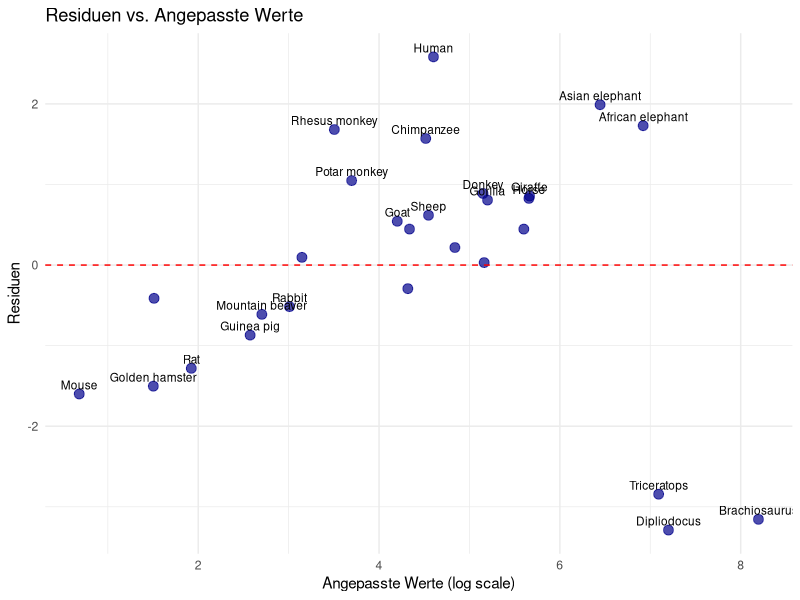
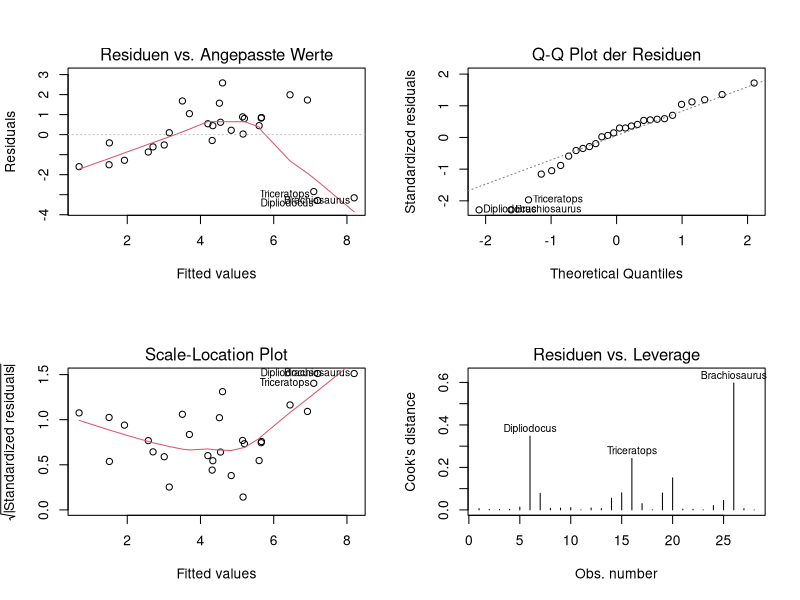

Reproduce these figures in R, in order.
## ---- chunk 1
#| label: tbl-full-data
#| tbl-cap: "Vollständige Rohdaten des MASS::Animals Datensatzes"

library(MASS)
library(knitr)
data(Animals)

# Add row names as a column and format nicely
animals_full <- data.frame(
  Art = rownames(Animals),
  Körpergewicht_kg = Animals$body,
  Gehirngewicht_g = Animals$brain,
  Log_Körpergewicht = round(log10(Animals$body), 3),
  Log_Gehirngewicht = round(log10(Animals$brain), 3)
)

kable(animals_full, row.names = FALSE)
## ---- chunk 2
#| label: fig-residuals
#| fig-cap: "Residuen der logarithmischen Regression zur Identifikation von Ausreissern"

model <- lm(log(brain) ~ log(body), data = Animals)
residuals_df <- data.frame(
  Art = rownames(Animals),
  Fitted = fitted(model),
  Residuals = residuals(model),
  Body = Animals$body
)

library(ggplot2)
ggplot(residuals_df, aes(x = Fitted, y = Residuals, label = Art)) +
  geom_point(size = 3, alpha = 0.7, color = "darkblue") +
  geom_hline(yintercept = 0, color = "red", linetype = "dashed") +
  geom_text(aes(label = ifelse(abs(Residuals) > 0.5, Art, "")), 
            vjust = -0.5, hjust = 0.5, size = 3) +
  labs(
    x = "Angepasste Werte (log scale)",
    y = "Residuen",
    title = "Residuen vs. Angepasste Werte"
  ) +
  theme_minimal()
## ---- chunk 3
#| label: tbl-full-regression
#| tbl-cap: "Detaillierte Regressionsstatistiken"

model <- lm(log(brain) ~ log(body), data = Animals)
summary_full <- summary(model)

# Create comprehensive statistics table
regression_stats <- data.frame(
  Statistik = c("Multiple R-squared", "Adjusted R-squared", "F-statistic", 
                "F p-value", "Residual standard error", "Degrees of freedom"),
  Wert = c(
    round(summary_full$r.squared, 4),
    round(summary_full$adj.r.squared, 4),
    round(summary_full$fstatistic[1], 2),
    ifelse(pf(summary_full$fstatistic[1], summary_full$fstatistic[2], 
             summary_full$fstatistic[3], lower.tail = FALSE) < 0.001, 
           "< 0.001", 
           round(pf(summary_full$fstatistic[1], summary_full$fstatistic[2], 
                    summary_full$fstatistic[3], lower.tail = FALSE), 4)),
    round(summary_full$sigma, 4),
    paste(summary_full$df[2], "on", summary_full$df[1], "DF")
  )
)

kable(regression_stats)
## ---- chunk 4
#| label: tbl-coefficients
#| tbl-cap: "Regressionskoeffizienten mit 95% Konfidenzintervallen"

coef_table <- data.frame(
  Parameter = c("Intercept (log a)", "Steigung (b)"),
  Schätzung = round(coef(model), 4),
  Standardfehler = round(summary_full$coefficients[,2], 4),
  t_Wert = round(summary_full$coefficients[,3], 3),
  p_Wert = ifelse(summary_full$coefficients[,4] < 0.001, "< 0.001", 
                  round(summary_full$coefficients[,4], 4)),
  CI_2.5 = round(confint(model)[,1], 4),
  CI_97.5 = round(confint(model)[,2], 4)
)

kable(coef_table)
## ---- chunk 5
#| label: fig-diagnostics
#| fig-cap: "Diagnostische Plots für die Regressionsanalyse"
#| fig-height: 8

par(mfrow = c(2, 2))
plot(model, which = 1:4, caption = c("Residuen vs. Angepasste Werte", 
                                     "Q-Q Plot der Residuen",
                                     "Scale-Location Plot", 
                                     "Residuen vs. Leverage"))
par(mfrow = c(1, 1))
